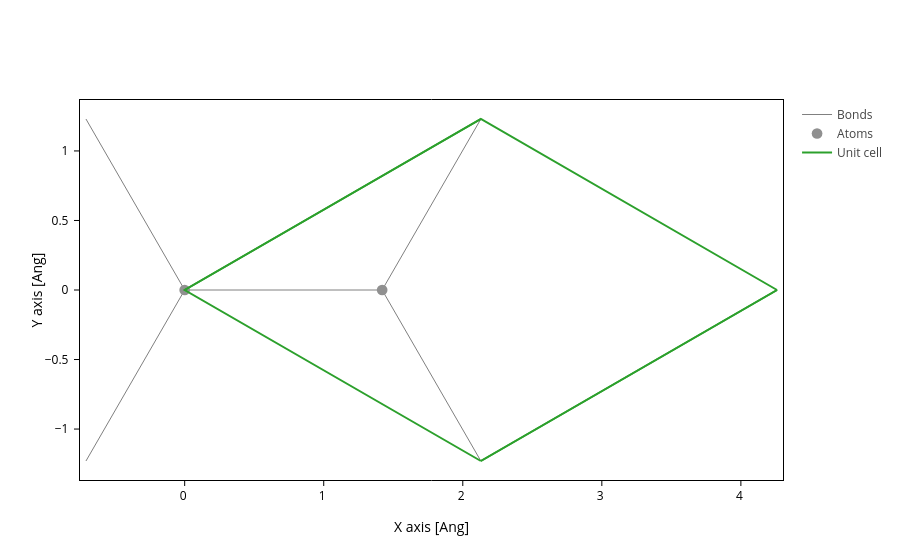

Notebook code for this chart:
### Markdown cell above
## Create a graphene structure 
Create a graphene structure and save it for SIESTA calculation

### Code cell
# Create a graphene structure with the default parameters.
graphene = sisl.geom.graphene()
# Plot it to see that it is what we wanted
graphene.plot(axes="x,y")

### Figure 1 — Plotly figure (JSON) as saved in the notebook; plotly's stock layout.template omitted (floating-point values rounded to 4 significant figures)
{"data": [{"line": {"color": "gray", "width": 1}, "meta": {}, "mode": "lines", "name": "Bonds", "opacity": 1, "type": "scatter", "x": [0.0, 0.07474, 0.1495, 0.2242, 0.2989, 0.3737, 0.4484, 0.5232, 0.5979, 0.6726, 0.7474, 0.8221, 0.8968, 0.9716, 1.046, 1.121, 1.196, 1.271, 1.345, 1.42, NaN, 0.0, -0.03737, -0.07474, -0.1121, -0.1495, -0.1868, -0.2242, -0.2616, -0.2989, -0.3363, -0.3737, -0.4111, -0.4484, -0.4858, -0.5232, -0.5605, -0.5979, -0.6353, -0.6726, -0.71, NaN, 0.0, -0.03737, -0.07474, -0.1121, -0.1495, -0.1868, -0.2242, -0.2616, -0.2989, -0.3363, -0.3737, -0.4111, -0.4484, -0.4858, -0.5232, -0.5605, -0.5979, -0.6353, -0.6726, -0.71, NaN, 1.42, 1.457, 1.495, 1.532, 1.569, 1.607, 1.644, 1.682, 1.719, 1.756, 1.794, 1.831, 1.868, 1.906, 1.943, 1.981, 2.018, 2.055, 2.093, 2.13, NaN, 1.42, 1.457, 1.495, 1.532, 1.569, 1.607, 1.644, 1.682, 1.719, 1.756, 1.794, 1.831, 1.868, 1.906, 1.943, 1.981, 2.018, 2.055, 2.093, 2.13, NaN], "y": [0.0, 0.0, 0.0, 0.0, 0.0, 0.0, 0.0, 0.0, 0.0, 0.0, 0.0, 0.0, 0.0, 0.0, 0.0, 0.0, 0.0, 0.0, 0.0, 0.0, NaN, 0.0, -0.06472, -0.1294, -0.1942, -0.2589, -0.3236, -0.3883, -0.4531, -0.5178, -0.5825, -0.6472, -0.712, -0.7767, -0.8414, -0.9061, -0.9709, -1.036, -1.1, -1.165, -1.23, NaN, 0.0, 0.06472, 0.1294, 0.1942, 0.2589, 0.3236, 0.3883, 0.4531, 0.5178, 0.5825, 0.6472, 0.712, 0.7767, 0.8414, 0.9061, 0.9709, 1.036, 1.1, 1.165, 1.23, NaN, 0.0, -0.06472, -0.1294, -0.1942, -0.2589, -0.3236, -0.3883, -0.4531, -0.5178, -0.5825, -0.6472, -0.712, -0.7767, -0.8414, -0.9061, -0.9709, -1.036, -1.1, -1.165, -1.23, NaN, 0.0, 0.06472, 0.1294, 0.1942, 0.2589, 0.3236, 0.3883, 0.4531, 0.5178, 0.5825, 0.6472, 0.712, 0.7767, 0.8414, 0.9061, 0.9709, 1.036, 1.1, 1.165, 1.23, NaN]}, {"marker": {"color": "#909090", "opacity": 1, "size": 10.72}, "meta": {}, "mode": "markers", "name": "Atoms", "opacity": 1, "type": "scatter", "x": [0.0, 1.42], "y": [0.0, 0.0]}, {"meta": {}, "mode": "lines", "name": "Unit cell", "type": "scatter", "x": [0.0, 2.13, 4.26, 4.26, 2.13, 2.13, NaN, 2.13, 0.0, 0.0, 2.13, 2.13, 0.0, NaN, 4.26, 2.13, NaN, 4.26, 2.13], "y": [0.0, 1.23, 0.0, 0.0, 1.23, 1.23, NaN, 1.23, 0.0, 0.0, -1.23, -1.23, 0.0, NaN, 0.0, -1.23, NaN, 0.0, -1.23]}], "layout": {"autosize": true, "scene": {"aspectmode": "data", "xaxis": {"title": {"text": "X axis [Ang]"}}, "yaxis": {"title": {"text": "Y axis [Ang]"}}}, "xaxis": {"autorange": true, "domain": [0, 1], "range": [-5.178, 8.728], "scaleanchor": "y", "scaleratio": 1, "title": {"text": "X axis [Ang]"}, "type": "linear"}, "yaxis": {"autorange": true, "domain": [0, 1], "range": [-1.366, 1.366], "title": {"text": "Y axis [Ang]"}, "type": "linear"}}}
